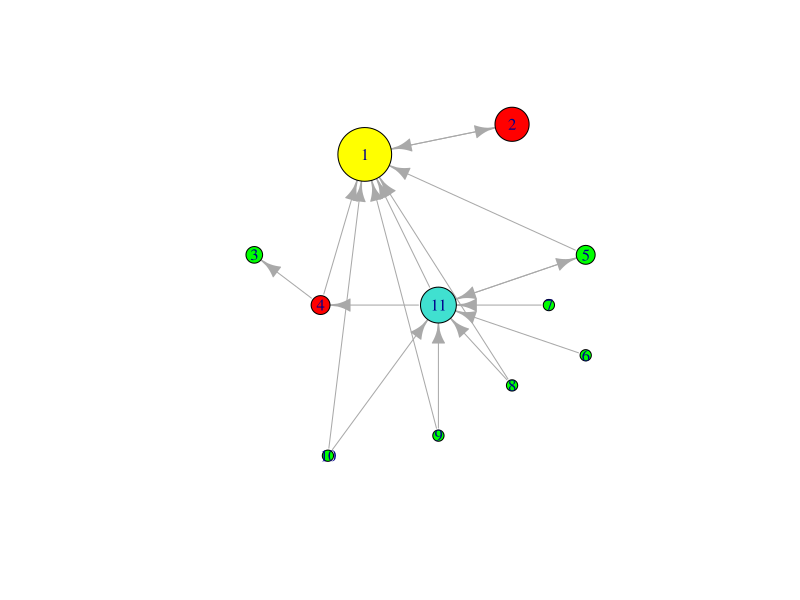

This figure's R source:
## ---- chunk 1
knitr::opts_chunk$set(echo = TRUE)
library(igraph);
## ---- chunk 2
# Layout and colors of graph (according to wikimedia example)
l <- matrix(c(
  2, 4, 0.5, 1.4,   5, 5, 4.5, 4, 3, 1.5, 3,
  5, 5.3, 4,   3.5, 4, 3, 3.5, 2.7, 2.2, 2, 3.5
), nrow=11)

smileycolors=c('yellow','red','green', 'red', 'green', 
               'green','green','green','green','green', 
               'turquoise')

init.graph <- function() {
    # Intitialize graph
  edge.list <- list(c(2, 1), c(1,2), c(4,1), c(4,3), c(5,1), c(11, 1),
                    c(11,4), c(11,5), c(5,11), c(6,11), c(7,11), 
                    c(8,11), c(9,11), c(10, 11), c(10, 1), c(9, 1), c(8,1))
  
  A <- matrix(0, nrow = 11, ncol = 11)
  
  for(edge in edge.list) {
    A[edge[1], edge[2]] <- 1
  }
  
  
  return(A)
}

# Define function for iterative page rank update
update.x <- function(x, alpha, beta) {
  out.degree <- rowSums(M)
  
  # D_inv <- diag(1 / out.degree)
  # x <- alpha * x %*% D_inv %*% M + beta
  
  for (i in seq_along(x)) {
    tmp <- 0
    for (j in seq(1, nrow(M))) {
      if (i != j && M[j, i] != 0){
        tmp <- tmp + x[j] / out.degree[j]
      }
    }
    x[i] <- alpha * tmp + beta
  }

  return(x)
}

page.rank <- function(n.iter, alpha, M, G, draw.plot = FALSE) {
  beta <- (1 - alpha) / nrow(M)
  x <- rep(0, 11)
  
  for (i in seq(n.iter)) {
    x.old <- x
    x <- update.x(x.old, alpha, beta)
    print(paste('iteration', i, sqrt(sum((x-x.old)^2))))
    if (draw.plot) {
      plot(G, vertex.size = x*5e2, vertex.color=smileycolors, layout=l)
    }
  }
  return(x)
}
## ---- chunk 3
A <- init.graph()
G <- graph.adjacency(A)
# Add self loops
M <- A + diag(rep(1, 11))

x <- page.rank(n.iter = 20, alpha = 0.85, M, G)
plot(G, vertex.size = x*5e2, vertex.color=smileycolors, layout=l)
